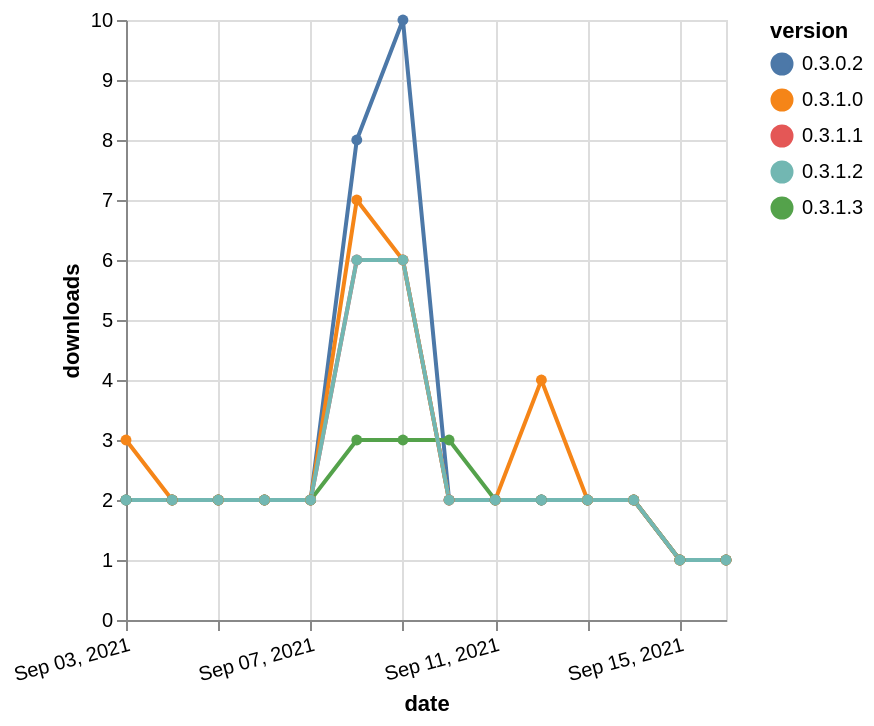

Describe this chart as a Vega-Lite specification.
### Vega-Lite specification from a JSON file in a GitHub repository (floating-point values rounded to 4 significant figures)
{"$schema": "https://vega.github.io/schema/vega-lite/v5.json", "description": "A simple bar chart with embedded data.", "data": {"values": [{"date": "2021-09-03", "total": 5006, "delta": 2, "version": "0.3.0.2"}, {"date": "2021-09-04", "total": 5008, "delta": 2, "version": "0.3.0.2"}, {"date": "2021-09-05", "total": 5010, "delta": 2, "version": "0.3.0.2"}, {"date": "2021-09-06", "total": 5012, "delta": 2, "version": "0.3.0.2"}, {"date": "2021-09-07", "total": 5014, "delta": 2, "version": "0.3.0.2"}, {"date": "2021-09-08", "total": 5022, "delta": 8, "version": "0.3.0.2"}, {"date": "2021-09-09", "total": 5032, "delta": 10, "version": "0.3.0.2"}, {"date": "2021-09-10", "total": 5034, "delta": 2, "version": "0.3.0.2"}, {"date": "2021-09-11", "total": 5036, "delta": 2, "version": "0.3.0.2"}, {"date": "2021-09-12", "total": 5038, "delta": 2, "version": "0.3.0.2"}, {"date": "2021-09-13", "total": 5040, "delta": 2, "version": "0.3.0.2"}, {"date": "2021-09-14", "total": 5042, "delta": 2, "version": "0.3.0.2"}, {"date": "2021-09-15", "total": 5043, "delta": 1, "version": "0.3.0.2"}, {"date": "2021-09-16", "total": 5044, "delta": 1, "version": "0.3.0.2"}, {"date": "2021-09-03", "total": 3529, "delta": 2, "version": "0.3.1.1"}, {"date": "2021-09-04", "total": 3531, "delta": 2, "version": "0.3.1.1"}, {"date": "2021-09-05", "total": 3533, "delta": 2, "version": "0.3.1.1"}, {"date": "2021-09-06", "total": 3535, "delta": 2, "version": "0.3.1.1"}, {"date": "2021-09-07", "total": 3537, "delta": 2, "version": "0.3.1.1"}, {"date": "2021-09-08", "total": 3543, "delta": 6, "version": "0.3.1.1"}, {"date": "2021-09-09", "total": 3549, "delta": 6, "version": "0.3.1.1"}, {"date": "2021-09-10", "total": 3551, "delta": 2, "version": "0.3.1.1"}, {"date": "2021-09-11", "total": 3553, "delta": 2, "version": "0.3.1.1"}, {"date": "2021-09-12", "total": 3555, "delta": 2, "version": "0.3.1.1"}, {"date": "2021-09-13", "total": 3557, "delta": 2, "version": "0.3.1.1"}, {"date": "2021-09-14", "total": 3559, "delta": 2, "version": "0.3.1.1"}, {"date": "2021-09-15", "total": 3560, "delta": 1, "version": "0.3.1.1"}, {"date": "2021-09-16", "total": 3561, "delta": 1, "version": "0.3.1.1"}, {"date": "2021-09-03", "total": 2242, "delta": 2, "version": "0.3.1.3"}, {"date": "2021-09-04", "total": 2244, "delta": 2, "version": "0.3.1.3"}, {"date": "2021-09-05", "total": 2246, "delta": 2, "version": "0.3.1.3"}, {"date": "2021-09-06", "total": 2248, "delta": 2, "version": "0.3.1.3"}, {"date": "2021-09-07", "total": 2250, "delta": 2, "version": "0.3.1.3"}, {"date": "2021-09-08", "total": 2253, "delta": 3, "version": "0.3.1.3"}, {"date": "2021-09-09", "total": 2256, "delta": 3, "version": "0.3.1.3"}, {"date": "2021-09-10", "total": 2259, "delta": 3, "version": "0.3.1.3"}, {"date": "2021-09-11", "total": 2261, "delta": 2, "version": "0.3.1.3"}, {"date": "2021-09-12", "total": 2263, "delta": 2, "version": "0.3.1.3"}, {"date": "2021-09-13", "total": 2265, "delta": 2, "version": "0.3.1.3"}, {"date": "2021-09-14", "total": 2267, "delta": 2, "version": "0.3.1.3"}, {"date": "2021-09-15", "total": 2268, "delta": 1, "version": "0.3.1.3"}, {"date": "2021-09-16", "total": 2269, "delta": 1, "version": "0.3.1.3"}, {"date": "2021-09-03", "total": 3485, "delta": 3, "version": "0.3.1.0"}, {"date": "2021-09-04", "total": 3487, "delta": 2, "version": "0.3.1.0"}, {"date": "2021-09-05", "total": 3489, "delta": 2, "version": "0.3.1.0"}, {"date": "2021-09-06", "total": 3491, "delta": 2, "version": "0.3.1.0"}, {"date": "2021-09-07", "total": 3493, "delta": 2, "version": "0.3.1.0"}, {"date": "2021-09-08", "total": 3500, "delta": 7, "version": "0.3.1.0"}, {"date": "2021-09-09", "total": 3506, "delta": 6, "version": "0.3.1.0"}, {"date": "2021-09-10", "total": 3508, "delta": 2, "version": "0.3.1.0"}, {"date": "2021-09-11", "total": 3510, "delta": 2, "version": "0.3.1.0"}, {"date": "2021-09-12", "total": 3514, "delta": 4, "version": "0.3.1.0"}, {"date": "2021-09-13", "total": 3516, "delta": 2, "version": "0.3.1.0"}, {"date": "2021-09-14", "total": 3518, "delta": 2, "version": "0.3.1.0"}, {"date": "2021-09-15", "total": 3519, "delta": 1, "version": "0.3.1.0"}, {"date": "2021-09-16", "total": 3520, "delta": 1, "version": "0.3.1.0"}, {"date": "2021-09-03", "total": 3574, "delta": 2, "version": "0.3.1.2"}, {"date": "2021-09-04", "total": 3576, "delta": 2, "version": "0.3.1.2"}, {"date": "2021-09-05", "total": 3578, "delta": 2, "version": "0.3.1.2"}, {"date": "2021-09-06", "total": 3580, "delta": 2, "version": "0.3.1.2"}, {"date": "2021-09-07", "total": 3582, "delta": 2, "version": "0.3.1.2"}, {"date": "2021-09-08", "total": 3588, "delta": 6, "version": "0.3.1.2"}, {"date": "2021-09-09", "total": 3594, "delta": 6, "version": "0.3.1.2"}, {"date": "2021-09-10", "total": 3596, "delta": 2, "version": "0.3.1.2"}, {"date": "2021-09-11", "total": 3598, "delta": 2, "version": "0.3.1.2"}, {"date": "2021-09-12", "total": 3600, "delta": 2, "version": "0.3.1.2"}, {"date": "2021-09-13", "total": 3602, "delta": 2, "version": "0.3.1.2"}, {"date": "2021-09-14", "total": 3604, "delta": 2, "version": "0.3.1.2"}, {"date": "2021-09-15", "total": 3605, "delta": 1, "version": "0.3.1.2"}, {"date": "2021-09-16", "total": 3606, "delta": 1, "version": "0.3.1.2"}]}, "width": "container", "mark": {"type": "line", "point": {"filled": true}}, "encoding": {"x": {"field": "date", "type": "temporal", "timeUnit": "yearmonthdate", "title": "date", "axis": {"labelAngle": -15}}, "y": {"field": "delta", "type": "quantitative", "title": "downloads"}, "color": {"field": "version", "type": "nominal"}, "tooltip": {"field": "delta"}}}
